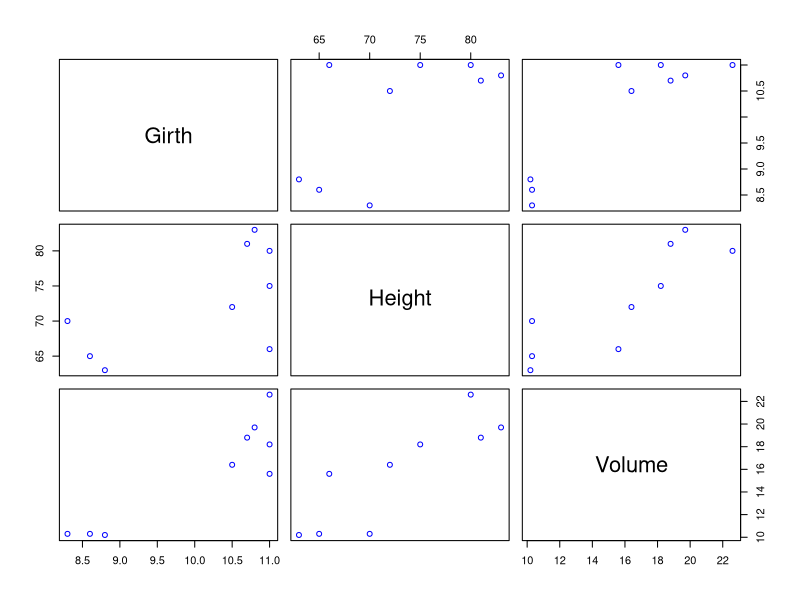
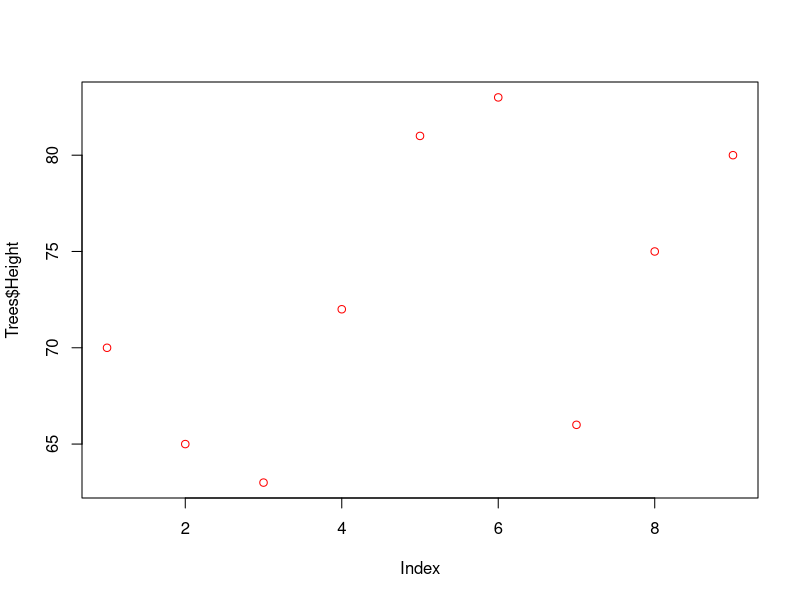
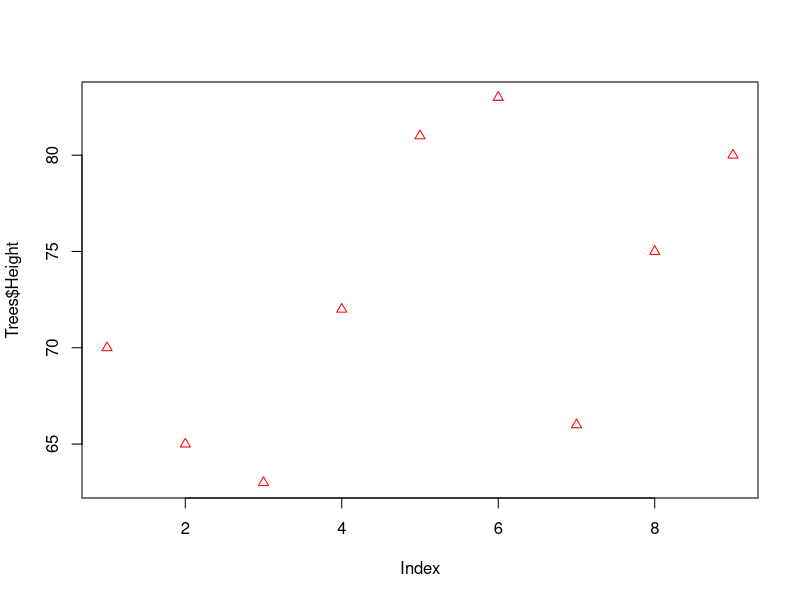
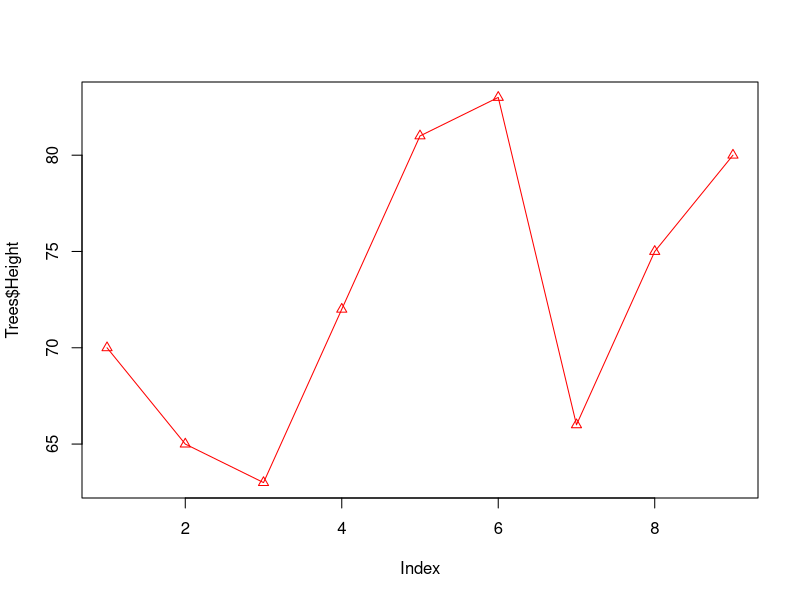
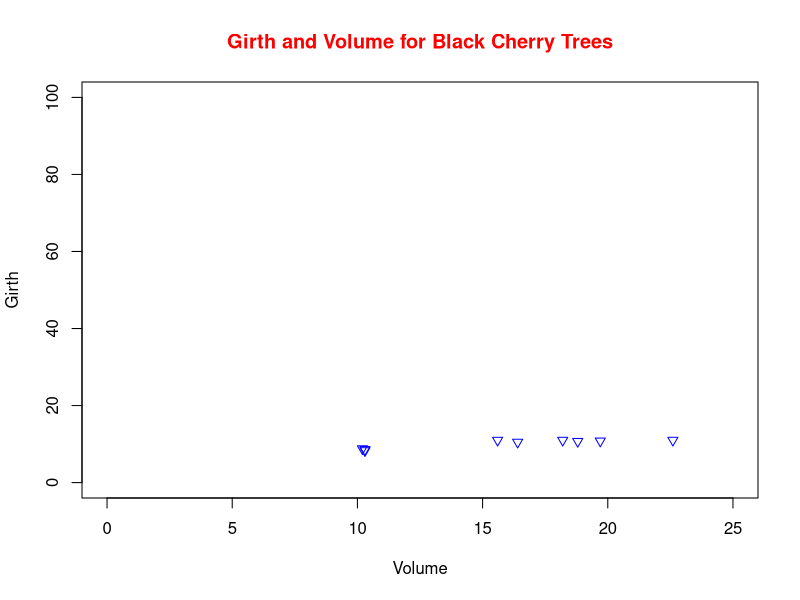

Write R code to recreate these figures, in order.
# Scatter graph is a type of chart using Cartesian coordinates to display values
# for two variables for a set of data

# The graph looks like a bunch of dots

# It is used to display the relationship between two quantitative variables.
#
library(readxl)
Trees<-read_excel("3-Trees.xlsx")
View(Trees)

# Scatterplot for entire dataset at once
plot(Trees,col="blue")

# scatter plot for single dataset
plot(Trees$Height,col="red")

# changes the points shape and size
plot(Trees$Height,col="red",cex=1,pch=24)


# add lines and points
plot(Trees$Height,col="red",type="o",cex=1,pch=24)

# plot between girth and volume
plot(Girth ~ Volume,
     data = Trees,
     main="Girth and Volume for Black Cherry Trees",
     col.main="red",pch=6,cex=1,col="blue",
     xlim=c(0,25),
     ylim=c(0,100)) 
